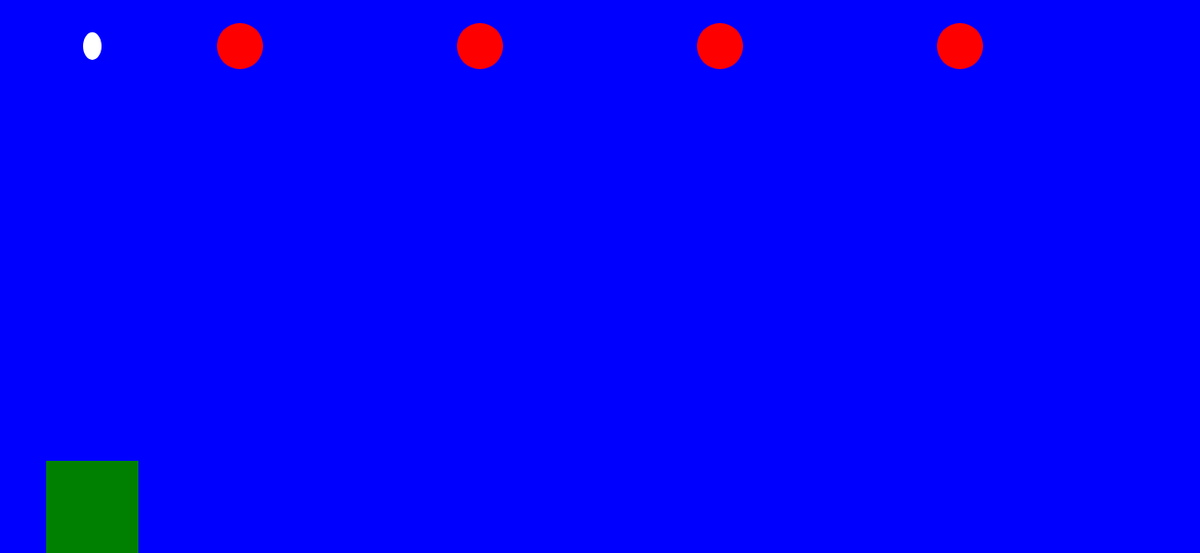
Frame 1 (no input)
Frame 60 (no input): identical to frame 1, image omitted
Frame 120 (the mouse pressed at the canvas centre since frame 60): identical to frame 1, image omitted

The p5.js sketch that drew this single still picture (run headless with seeded random() and noise() and a simulated clock; from frame 60 on, the mouse is pressed at the canvas centre):

// p5.js sketch
// ── sketch.js
function setup() {
  createCanvas(1300, 600);
  frameRate(60)
}
var xPos1 = 260;
var xPos2 = 520;
var xPos3 = 780;
var xPos4 = 1040;
var mainCharacter;
var x = 100;
var y = 160;
var enemy1 = true;
var enemy2 = true;
var enemy3 = true;
var enemy4 = true;
var bullets = [];
var boomboom;
function draw() {
    background('blue');
    rectMode(CENTER)
    noStroke();
    if(enemy1 == true){
        fill('red');
        var enemies1 = ellipse(xPos1, 50, 50, 50);
    } else if(enemy1 == false){
        rect(0,0,0,0)
    }
    if(enemy2 == true){
        fill('red');
        var enemies2 = ellipse(xPos2, 50, 50, 50);
    } else if(enemy2 == false){
        rect(0,0,0,0);
    }
    if(enemy3 == true){
        fill('red');
        var enemies3 = ellipse(xPos3, 50, 50, 50);
    }else if(enemy3 == false){
        fill(255,0,0,0)
    }
    if(enemy4 == true){
        fill('red');
        var enemies4 = ellipse(xPos4, 50, 50, 50);
    }else if(enemy4 ==false){
        rect(0,0,0,0)
    }
    function Shooter() {
        this.x = width / 2;
    }
    var mainCharacter = new Shooter();
    for (var i = 0; i < bullets.length; i++) {
        bullets[i].show();
        bullets[i].move();
    }
    if (keyIsDown(LEFT_ARROW)) {
        x -= 10
    }
    if (keyIsDown(RIGHT_ARROW)) {
        x += 10
    }
    if (x > 1299) {
        x = 0
    }else if(x <= 1) {
        x = 1298
    }
    if (keyIsDown(32)) {
        bullets.push(new Bullet(x, height));
    }
    fill('green')
    rect(x, 550, 100, 100);
    fill("white");
    function Bullet(x, y) {
        this.x = x;
        this.y = y-110;
        this.show = function() {
            fill('white')
            var boomboom = ellipse(this.x, this.y, 20, 30)
        }
        this.move = function() {
            this.y = this.y -= 20;
        }
        
    }
    var boomboom = ellipse(this.x,y-110,20,30)
    var hitbox1 = dist(260,50,x,y-110)
    var hitbox2 = dist(520,50,x,y-110)
    var hitbox3 = dist(780,50,x,y-110)
    var hitbox4 = dist(1040,50,x,y-110)
    if(hitbox1<50){
        enemy1 = false;
    }
    if(hitbox2<50){ 
        enemy2 = false;
    }
    if(hitbox3<50){
        enemy3 = false;
    }
    if(hitbox4<50){
        enemy4 = false;
    }    
}
    

// ── spaceinvaders.html
<html>
    <head>
        <script src = "https://cdnjs.cloudflare.com/ajax/libs/p5.js/0.5.11/p5.js"></script>
        <script src = "sketch.js"></script>
        <scirpt src = "p5.collide2d.js"></script>
    </head>
    <body>
    </body>
</html>
